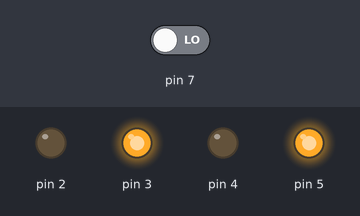
The sketch below on a simulated Arduino Uno, built with avr-gcc and run on an emulated ATmega328P. Parts: output pins drawn as LEDs (lit = HIGH). The inputs (shaded band) are chosen by the test bench; at power-on: pin 7 LOW.

Above: at 1.2 s.
1.3 s: pin 7 driven HIGH
At 2.3 s:
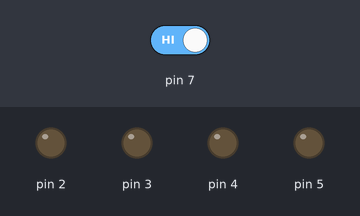
2.8 s: pin 7 driven LOW
At 3.4 s:
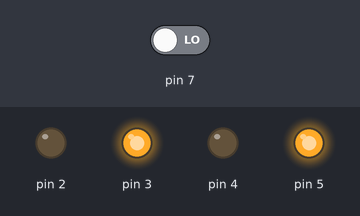
Timing chart, 0 to 5.8 s (numbered marks = the images above; inputs shaded):
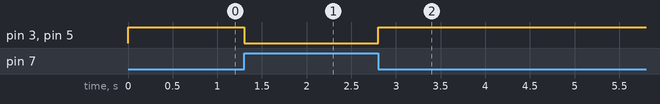

Measured:
- after the input at 1.3 s, pin 3, pin 5: HIGH → LOW at once
- after the input at 2.8 s, pin 3, pin 5: LOW → HIGH at once

The sketch:

PruebaSiguelineas.ino
```cpp
void setup() {
  pinMode(2, OUTPUT);
  pinMode(3, OUTPUT);
  pinMode(4, OUTPUT);
  pinMode(5, OUTPUT);

  pinMode(7, INPUT);
}

void loop() {
  if(digitalRead(7) == HIGH){
    para();
  }else{
    alante();
  }
}

void para(){
    digitalWrite(2, LOW);
    digitalWrite(3, LOW);
    digitalWrite(4, LOW);
    digitalWrite(5, LOW);
}

void alante(){
    digitalWrite(2, LOW);
    digitalWrite(3, HIGH);
    digitalWrite(4, LOW);
    digitalWrite(5, HIGH);
}
```
